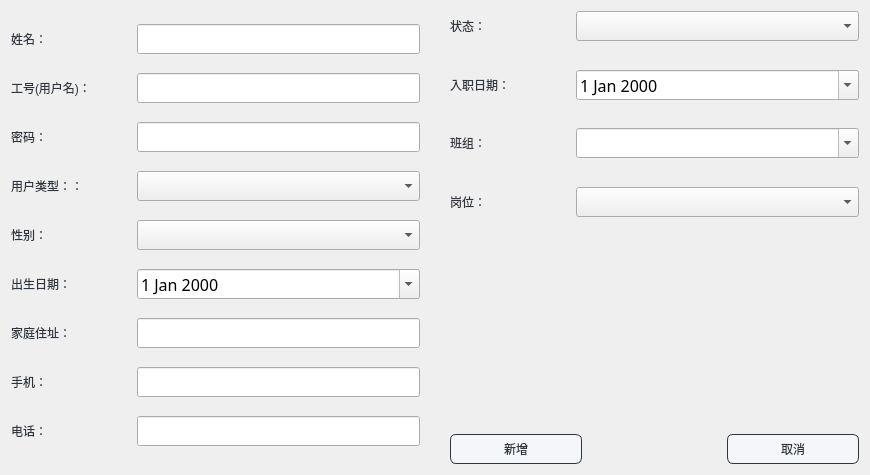
<?xml version="1.0" encoding="UTF-8"?>
<ui version="4.0">
 <class>addnew</class>
 <widget class="QDialog" name="addnew">
  <property name="geometry">
   <rect>
    <x>0</x>
    <y>0</y>
    <width>870</width>
    <height>475</height>
   </rect>
  </property>
  <property name="minimumSize">
   <size>
    <width>870</width>
    <height>475</height>
   </size>
  </property>
  <property name="maximumSize">
   <size>
    <width>870</width>
    <height>475</height>
   </size>
  </property>
  <property name="windowTitle">
   <string>Dialog</string>
  </property>
  <property name="styleSheet">
   <string notr="true">QLabel
{
font: 12pt &quot;微软雅黑&quot;;
    color: #2f3640;
}</string>
  </property>
  <layout class="QGridLayout" name="gridLayout">
   <item row="0" column="0" rowspan="3">
    <layout class="QVBoxLayout" name="verticalLayout_2">
     <item>
      <layout class="QHBoxLayout" name="horizontalLayout">
       <item>
        <widget class="QLabel" name="label">
         <property name="minimumSize">
          <size>
           <width>120</width>
           <height>30</height>
          </size>
         </property>
         <property name="maximumSize">
          <size>
           <width>120</width>
           <height>30</height>
          </size>
         </property>
         <property name="text">
          <string>姓名：</string>
         </property>
        </widget>
       </item>
       <item>
        <widget class="QLineEdit" name="addname">
         <property name="minimumSize">
          <size>
           <width>283</width>
           <height>30</height>
          </size>
         </property>
         <property name="maximumSize">
          <size>
           <width>283</width>
           <height>30</height>
          </size>
         </property>
         <property name="font">
          <font>
           <family>华文楷体</family>
           <pointsize>12</pointsize>
          </font>
         </property>
        </widget>
       </item>
      </layout>
     </item>
     <item>
      <layout class="QHBoxLayout" name="horizontalLayout_2">
       <item>
        <widget class="QLabel" name="label_2">
         <property name="minimumSize">
          <size>
           <width>120</width>
           <height>30</height>
          </size>
         </property>
         <property name="maximumSize">
          <size>
           <width>120</width>
           <height>30</height>
          </size>
         </property>
         <property name="text">
          <string>工号(用户名)：</string>
         </property>
        </widget>
       </item>
       <item>
        <widget class="QLineEdit" name="addaccount">
         <property name="minimumSize">
          <size>
           <width>283</width>
           <height>30</height>
          </size>
         </property>
         <property name="maximumSize">
          <size>
           <width>283</width>
           <height>30</height>
          </size>
         </property>
         <property name="font">
          <font>
           <family>华文楷体</family>
           <pointsize>12</pointsize>
          </font>
         </property>
        </widget>
       </item>
      </layout>
     </item>
     <item>
      <layout class="QHBoxLayout" name="horizontalLayout_3">
       <item>
        <widget class="QLabel" name="label_3">
         <property name="minimumSize">
          <size>
           <width>120</width>
           <height>30</height>
          </size>
         </property>
         <property name="maximumSize">
          <size>
           <width>120</width>
           <height>30</height>
          </size>
         </property>
         <property name="text">
          <string>密码：</string>
         </property>
        </widget>
       </item>
       <item>
        <widget class="QLineEdit" name="addpassword">
         <property name="minimumSize">
          <size>
           <width>283</width>
           <height>30</height>
          </size>
         </property>
         <property name="maximumSize">
          <size>
           <width>283</width>
           <height>30</height>
          </size>
         </property>
         <property name="font">
          <font>
           <family>华文楷体</family>
           <pointsize>12</pointsize>
          </font>
         </property>
        </widget>
       </item>
      </layout>
     </item>
     <item>
      <layout class="QHBoxLayout" name="horizontalLayout_4">
       <item>
        <widget class="QLabel" name="label_4">
         <property name="minimumSize">
          <size>
           <width>120</width>
           <height>30</height>
          </size>
         </property>
         <property name="maximumSize">
          <size>
           <width>120</width>
           <height>30</height>
          </size>
         </property>
         <property name="text">
          <string>用户类型：：</string>
         </property>
        </widget>
       </item>
       <item>
        <widget class="QComboBox" name="addtype">
         <property name="minimumSize">
          <size>
           <width>283</width>
           <height>30</height>
          </size>
         </property>
         <property name="maximumSize">
          <size>
           <width>283</width>
           <height>30</height>
          </size>
         </property>
         <property name="font">
          <font>
           <family>华文楷体</family>
           <pointsize>12</pointsize>
          </font>
         </property>
        </widget>
       </item>
      </layout>
     </item>
     <item>
      <layout class="QHBoxLayout" name="horizontalLayout_5">
       <item>
        <widget class="QLabel" name="label_5">
         <property name="minimumSize">
          <size>
           <width>120</width>
           <height>30</height>
          </size>
         </property>
         <property name="maximumSize">
          <size>
           <width>120</width>
           <height>30</height>
          </size>
         </property>
         <property name="text">
          <string>性别：</string>
         </property>
        </widget>
       </item>
       <item>
        <widget class="QComboBox" name="addsex">
         <property name="minimumSize">
          <size>
           <width>283</width>
           <height>30</height>
          </size>
         </property>
         <property name="maximumSize">
          <size>
           <width>283</width>
           <height>30</height>
          </size>
         </property>
         <property name="font">
          <font>
           <family>华文楷体</family>
           <pointsize>12</pointsize>
          </font>
         </property>
        </widget>
       </item>
      </layout>
     </item>
     <item>
      <layout class="QHBoxLayout" name="horizontalLayout_6">
       <item>
        <widget class="QLabel" name="label_7">
         <property name="minimumSize">
          <size>
           <width>120</width>
           <height>30</height>
          </size>
         </property>
         <property name="maximumSize">
          <size>
           <width>120</width>
           <height>30</height>
          </size>
         </property>
         <property name="text">
          <string>出生日期：</string>
         </property>
        </widget>
       </item>
       <item>
        <widget class="QDateEdit" name="addbirth">
         <property name="minimumSize">
          <size>
           <width>283</width>
           <height>30</height>
          </size>
         </property>
         <property name="maximumSize">
          <size>
           <width>283</width>
           <height>30</height>
          </size>
         </property>
         <property name="font">
          <font>
           <family>华文楷体</family>
           <pointsize>12</pointsize>
          </font>
         </property>
         <property name="calendarPopup">
          <bool>true</bool>
         </property>
        </widget>
       </item>
      </layout>
     </item>
     <item>
      <layout class="QHBoxLayout" name="horizontalLayout_10">
       <item>
        <widget class="QLabel" name="label_6">
         <property name="minimumSize">
          <size>
           <width>120</width>
           <height>30</height>
          </size>
         </property>
         <property name="maximumSize">
          <size>
           <width>120</width>
           <height>30</height>
          </size>
         </property>
         <property name="text">
          <string>家庭住址：</string>
         </property>
        </widget>
       </item>
       <item>
        <widget class="QLineEdit" name="addaddress">
         <property name="minimumSize">
          <size>
           <width>283</width>
           <height>30</height>
          </size>
         </property>
         <property name="maximumSize">
          <size>
           <width>283</width>
           <height>30</height>
          </size>
         </property>
         <property name="font">
          <font>
           <family>华文楷体</family>
           <pointsize>12</pointsize>
          </font>
         </property>
        </widget>
       </item>
      </layout>
     </item>
     <item>
      <layout class="QHBoxLayout" name="horizontalLayout_11">
       <item>
        <widget class="QLabel" name="label_8">
         <property name="minimumSize">
          <size>
           <width>120</width>
           <height>30</height>
          </size>
         </property>
         <property name="maximumSize">
          <size>
           <width>120</width>
           <height>30</height>
          </size>
         </property>
         <property name="text">
          <string>手机：</string>
         </property>
        </widget>
       </item>
       <item>
        <widget class="QLineEdit" name="addphone">
         <property name="minimumSize">
          <size>
           <width>283</width>
           <height>30</height>
          </size>
         </property>
         <property name="maximumSize">
          <size>
           <width>283</width>
           <height>30</height>
          </size>
         </property>
         <property name="font">
          <font>
           <family>华文楷体</family>
           <pointsize>12</pointsize>
          </font>
         </property>
        </widget>
       </item>
      </layout>
     </item>
     <item>
      <layout class="QHBoxLayout" name="horizontalLayout_12">
       <item>
        <widget class="QLabel" name="label_9">
         <property name="minimumSize">
          <size>
           <width>120</width>
           <height>30</height>
          </size>
         </property>
         <property name="maximumSize">
          <size>
           <width>120</width>
           <height>30</height>
          </size>
         </property>
         <property name="text">
          <string>电话：</string>
         </property>
        </widget>
       </item>
       <item>
        <widget class="QLineEdit" name="addtelephone">
         <property name="minimumSize">
          <size>
           <width>283</width>
           <height>30</height>
          </size>
         </property>
         <property name="maximumSize">
          <size>
           <width>283</width>
           <height>30</height>
          </size>
         </property>
         <property name="font">
          <font>
           <family>华文楷体</family>
           <pointsize>12</pointsize>
          </font>
         </property>
        </widget>
       </item>
      </layout>
     </item>
    </layout>
   </item>
   <item row="2" column="2">
    <widget class="QPushButton" name="addadd">
     <property name="styleSheet">
      <string notr="true">QPushButton{
	font: 10pt &quot;微软雅黑&quot;;
    color: #2f3640;
    background-color: #f5f6fa;
    border-color: #2f3640;
    border-radius: 6px;
    border-style: solid;
    border-width: 1px;
    padding: 5px;
}

/**鼠标停留在按钮上的样式**/
QPushButton::hover{	
    color: #FFFFFF;
    background-color: #718093;
    border-color: #2f3640;
}

/**鼠标按压下去的样式**/
QPushButton::pressed,QPushButton::checked{
    color: #FFFFFF;
    background-color: qlineargradient(spread:pad, x1:0, y1:0, x2:0, y2:1, stop:0 #273c75, stop:1 #487eb0);
}

/**按钮失能情况下样式**/
QPushButton::disabled{
    color: #FFFFFF;
    background-color: #dcdde1;
    border-color: #dcdde1;
}
</string>
     </property>
     <property name="text">
      <string>新增</string>
     </property>
    </widget>
   </item>
   <item row="1" column="3">
    <spacer name="verticalSpacer">
     <property name="orientation">
      <enum>Qt::Vertical</enum>
     </property>
     <property name="sizeHint" stdset="0">
      <size>
       <width>20</width>
       <height>40</height>
      </size>
     </property>
    </spacer>
   </item>
   <item row="2" column="4">
    <widget class="QPushButton" name="addcancel">
     <property name="styleSheet">
      <string notr="true">QPushButton{
	font: 10pt &quot;微软雅黑&quot;;
    color: #2f3640;
    background-color: #f5f6fa;
    border-color: #2f3640;
    border-radius: 6px;
    border-style: solid;
    border-width: 1px;
    padding: 5px;
}

/**鼠标停留在按钮上的样式**/
QPushButton::hover{	
    color: #FFFFFF;
    background-color: #718093;
    border-color: #2f3640;
}

/**鼠标按压下去的样式**/
QPushButton::pressed,QPushButton::checked{
    color: #FFFFFF;
    background-color: qlineargradient(spread:pad, x1:0, y1:0, x2:0, y2:1, stop:0 #273c75, stop:1 #487eb0);
}

/**按钮失能情况下样式**/
QPushButton::disabled{
    color: #FFFFFF;
    background-color: #dcdde1;
    border-color: #dcdde1;
}
</string>
     </property>
     <property name="text">
      <string>取消</string>
     </property>
    </widget>
   </item>
   <item row="0" column="2" colspan="3">
    <layout class="QVBoxLayout" name="verticalLayout">
     <item>
      <layout class="QHBoxLayout" name="horizontalLayout_7">
       <item>
        <widget class="QLabel" name="label_10">
         <property name="minimumSize">
          <size>
           <width>120</width>
           <height>30</height>
          </size>
         </property>
         <property name="maximumSize">
          <size>
           <width>120</width>
           <height>30</height>
          </size>
         </property>
         <property name="text">
          <string>状态：</string>
         </property>
        </widget>
       </item>
       <item>
        <widget class="QComboBox" name="addstatus">
         <property name="minimumSize">
          <size>
           <width>283</width>
           <height>30</height>
          </size>
         </property>
         <property name="maximumSize">
          <size>
           <width>283</width>
           <height>30</height>
          </size>
         </property>
         <property name="font">
          <font>
           <family>华文楷体</family>
           <pointsize>12</pointsize>
          </font>
         </property>
        </widget>
       </item>
      </layout>
     </item>
     <item>
      <spacer name="verticalSpacer_2">
       <property name="orientation">
        <enum>Qt::Vertical</enum>
       </property>
       <property name="sizeHint" stdset="0">
        <size>
         <width>20</width>
         <height>20</height>
        </size>
       </property>
      </spacer>
     </item>
     <item>
      <layout class="QHBoxLayout" name="horizontalLayout_8">
       <item>
        <widget class="QLabel" name="label_11">
         <property name="minimumSize">
          <size>
           <width>120</width>
           <height>30</height>
          </size>
         </property>
         <property name="maximumSize">
          <size>
           <width>120</width>
           <height>30</height>
          </size>
         </property>
         <property name="text">
          <string>入职日期：</string>
         </property>
        </widget>
       </item>
       <item>
        <widget class="QDateEdit" name="addyear">
         <property name="minimumSize">
          <size>
           <width>283</width>
           <height>0</height>
          </size>
         </property>
         <property name="maximumSize">
          <size>
           <width>283</width>
           <height>30</height>
          </size>
         </property>
         <property name="font">
          <font>
           <family>华文楷体</family>
           <pointsize>12</pointsize>
          </font>
         </property>
         <property name="calendarPopup">
          <bool>true</bool>
         </property>
        </widget>
       </item>
      </layout>
     </item>
     <item>
      <spacer name="verticalSpacer_3">
       <property name="orientation">
        <enum>Qt::Vertical</enum>
       </property>
       <property name="sizeHint" stdset="0">
        <size>
         <width>20</width>
         <height>20</height>
        </size>
       </property>
      </spacer>
     </item>
     <item>
      <layout class="QHBoxLayout" name="horizontalLayout_9">
       <item>
        <widget class="QLabel" name="label_12">
         <property name="minimumSize">
          <size>
           <width>120</width>
           <height>30</height>
          </size>
         </property>
         <property name="maximumSize">
          <size>
           <width>120</width>
           <height>30</height>
          </size>
         </property>
         <property name="text">
          <string>班组：</string>
         </property>
        </widget>
       </item>
       <item>
        <widget class="QComboBox" name="addclass">
         <property name="enabled">
          <bool>true</bool>
         </property>
         <property name="minimumSize">
          <size>
           <width>283</width>
           <height>30</height>
          </size>
         </property>
         <property name="maximumSize">
          <size>
           <width>283</width>
           <height>30</height>
          </size>
         </property>
         <property name="font">
          <font>
           <family>华文楷体</family>
           <pointsize>12</pointsize>
          </font>
         </property>
         <property name="editable">
          <bool>true</bool>
         </property>
        </widget>
       </item>
      </layout>
     </item>
     <item>
      <spacer name="verticalSpacer_4">
       <property name="orientation">
        <enum>Qt::Vertical</enum>
       </property>
       <property name="sizeHint" stdset="0">
        <size>
         <width>20</width>
         <height>20</height>
        </size>
       </property>
      </spacer>
     </item>
     <item>
      <layout class="QHBoxLayout" name="horizontalLayout_13">
       <item>
        <widget class="QLabel" name="label_13">
         <property name="minimumSize">
          <size>
           <width>120</width>
           <height>30</height>
          </size>
         </property>
         <property name="maximumSize">
          <size>
           <width>120</width>
           <height>30</height>
          </size>
         </property>
         <property name="text">
          <string>岗位：</string>
         </property>
        </widget>
       </item>
       <item>
        <widget class="QComboBox" name="addpost">
         <property name="minimumSize">
          <size>
           <width>283</width>
           <height>30</height>
          </size>
         </property>
         <property name="maximumSize">
          <size>
           <width>283</width>
           <height>30</height>
          </size>
         </property>
         <property name="font">
          <font>
           <family>华文楷体</family>
           <pointsize>12</pointsize>
          </font>
         </property>
        </widget>
       </item>
      </layout>
     </item>
    </layout>
   </item>
   <item row="0" column="1">
    <spacer name="horizontalSpacer">
     <property name="orientation">
      <enum>Qt::Horizontal</enum>
     </property>
     <property name="sizeHint" stdset="0">
      <size>
       <width>40</width>
       <height>20</height>
      </size>
     </property>
    </spacer>
   </item>
  </layout>
 </widget>
 <resources/>
 <connections/>
</ui>
